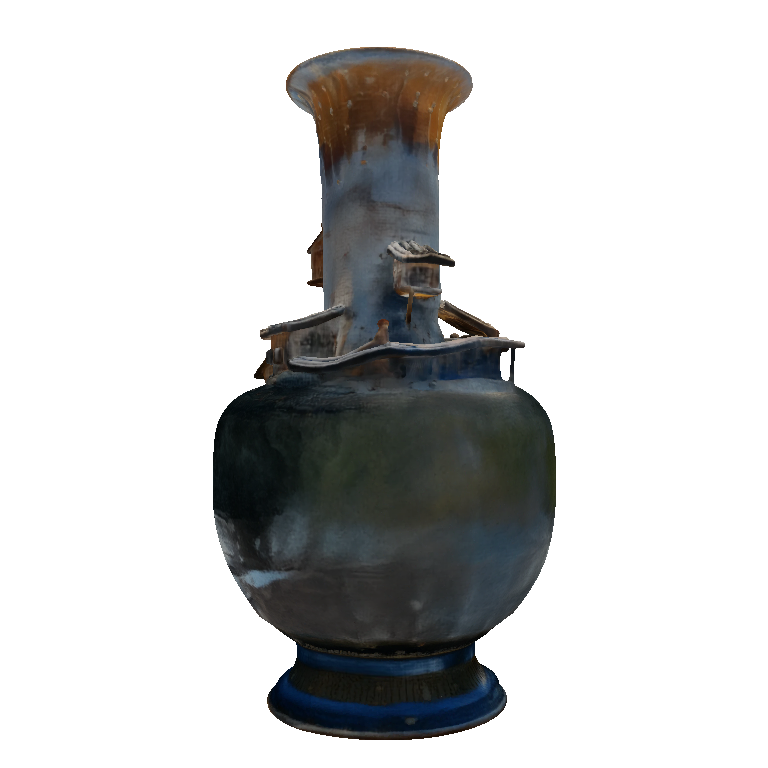
#> input picture services/3d-engine/artifacts_debug/cardinal_comparison/master_FRONT.png, 768 x 768 px
$ python create_comparison_grid.py
#> lines starting #> are read from the running program, lines starting #| are printed output that depends on the picture
import numpy as np
from pathlib import Path
from PIL import Image, ImageDraw, ImageFont

BASE_DIR = Path(__file__).resolve().parent
CARD_DIR = BASE_DIR / "artifacts_debug" / "cardinal_comparison"
OUT_PATH = CARD_DIR / "cardinal_comparison_grid.png"

models = [
    ("Master GLB (Original Pixal3D, 989k faces, 37.5MB)", "master"),
    ("Current Production Web GLB (Crushed to 200k, Pitted & Torn, 6.78MB)", "web_current_flawed"),
    ("Proposed Safe Web GLB (Preserve Border, 374k faces, Solid, 7.8MB)", "web_safe_optimized"),
]

angles = ["FRONT", "RIGHT", "BACK", "LEFT"]

tile_w, tile_h = 512, 512
header_h = 50
label_w = 40
margin = 20

total_w = tile_w * len(angles) + margin * (len(angles) + 1)
total_h = (tile_h + header_h) * len(models) + margin * (len(models) + 1)

grid = Image.new("RGB", (total_w, total_h), color=(245, 247, 250))
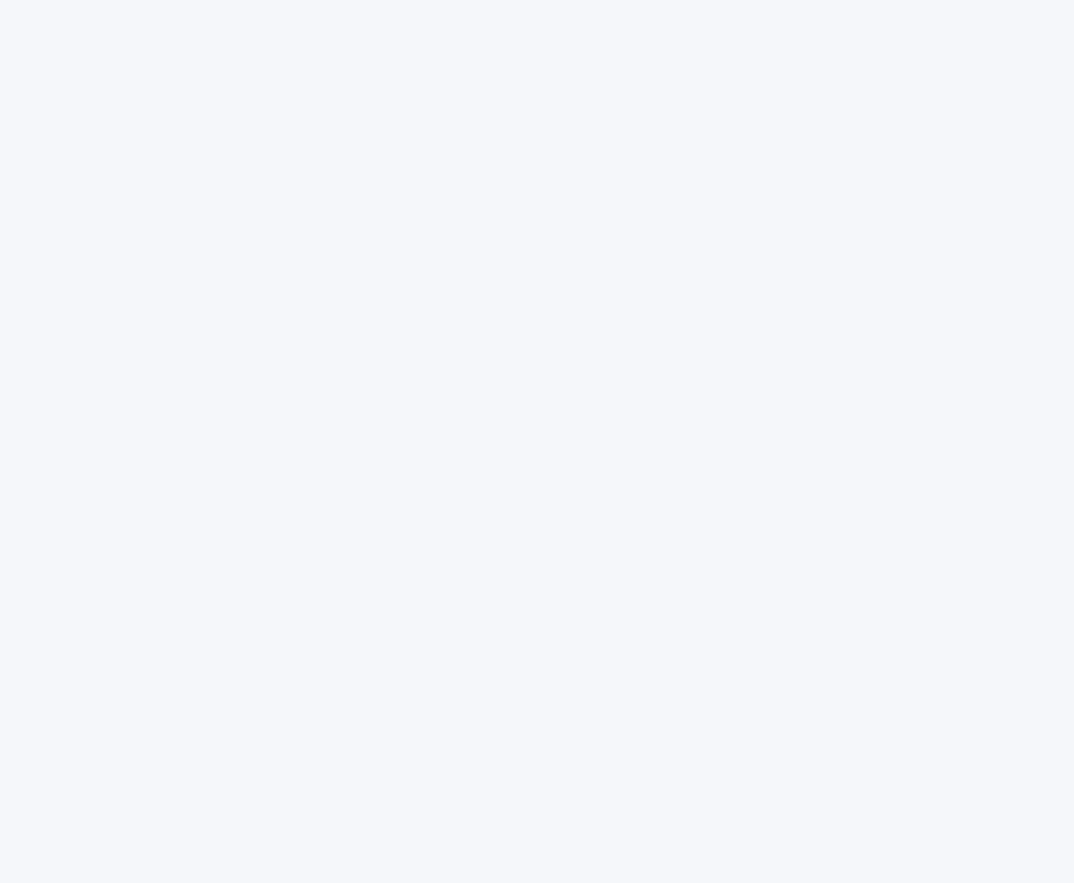
#> grid: PIL image 2148x1766 RGB (shown at 1/2 size); mean R, G, B 245, 247, 250
draw = ImageDraw.Draw(grid)

try:
    font_title = ImageFont.truetype("arial.ttf", 24)
    font_col = ImageFont.truetype("arial.ttf", 20)
except Exception:
    font_title = ImageFont.load_default()
    font_col = font_title

for row_idx, (model_label, model_key) in enumerate(models):
    row_top = margin + row_idx * (tile_h + header_h + margin)

    # Draw Row Header Box
    draw.rectangle([margin, row_top, total_w - margin, row_top + header_h - 10], fill=(30, 41, 59))
    draw.text((margin + 20, row_top + 10), model_label, fill=(255, 255, 255), font=font_title)

    for col_idx, ang in enumerate(angles):
        col_left = margin + col_idx * (tile_w + margin)
        img_top = row_top + header_h

        img_file = CARD_DIR / f"{model_key}_{ang}.png"
        if img_file.exists():
            im = Image.open(img_file).convert("RGBA")
#> im is the input picture: PIL image 768x768 RGBA; mean R, G, B, A 203, 203.6, 203.5, 254.9
            im = im.resize((tile_w, tile_h), Image.Resampling.LANCZOS)
#> im: PIL image 512x512 RGBA

            # Paste on white box with subtle border
            box = Image.new("RGBA", (tile_w, tile_h), color=(255, 255, 255, 255))
#> box: PIL image 512x512 RGBA; every value is 255
            box.paste(im, (0, 0), im)
            grid.paste(box.convert("RGB"), (col_left, img_top))
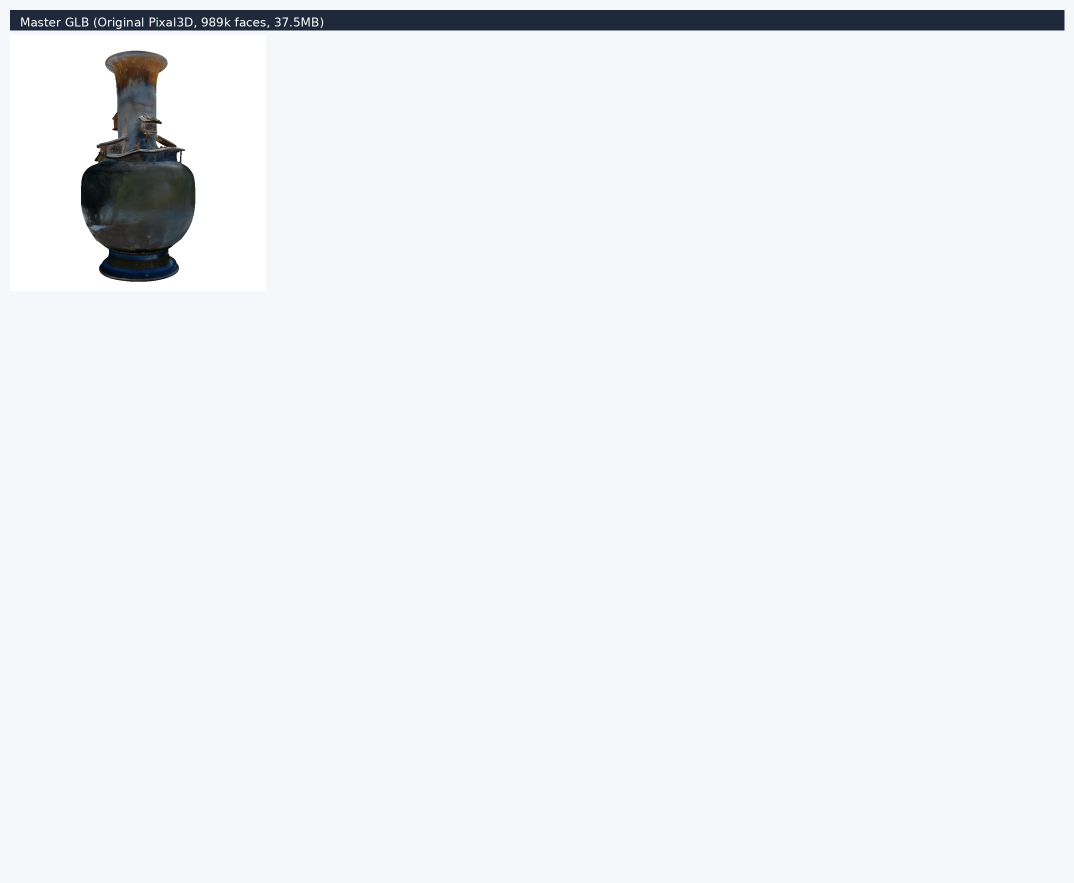
#> grid: PIL image 2148x1766 RGB (shown at 1/2 size); mean R, G, B 237.4, 239.5, 242.6
            draw.rectangle([col_left, img_top, col_left + tile_w, img_top + tile_h], outline=(203, 213, 225), width=2)

            # Badge for angle
            draw.rectangle([col_left + 15, img_top + 15, col_left + 110, img_top + 45], fill=(15, 23, 42))
            draw.text((col_left + 25, img_top + 20), ang, fill=(255, 255, 255), font=font_col)

grid.save(OUT_PATH, quality=95)
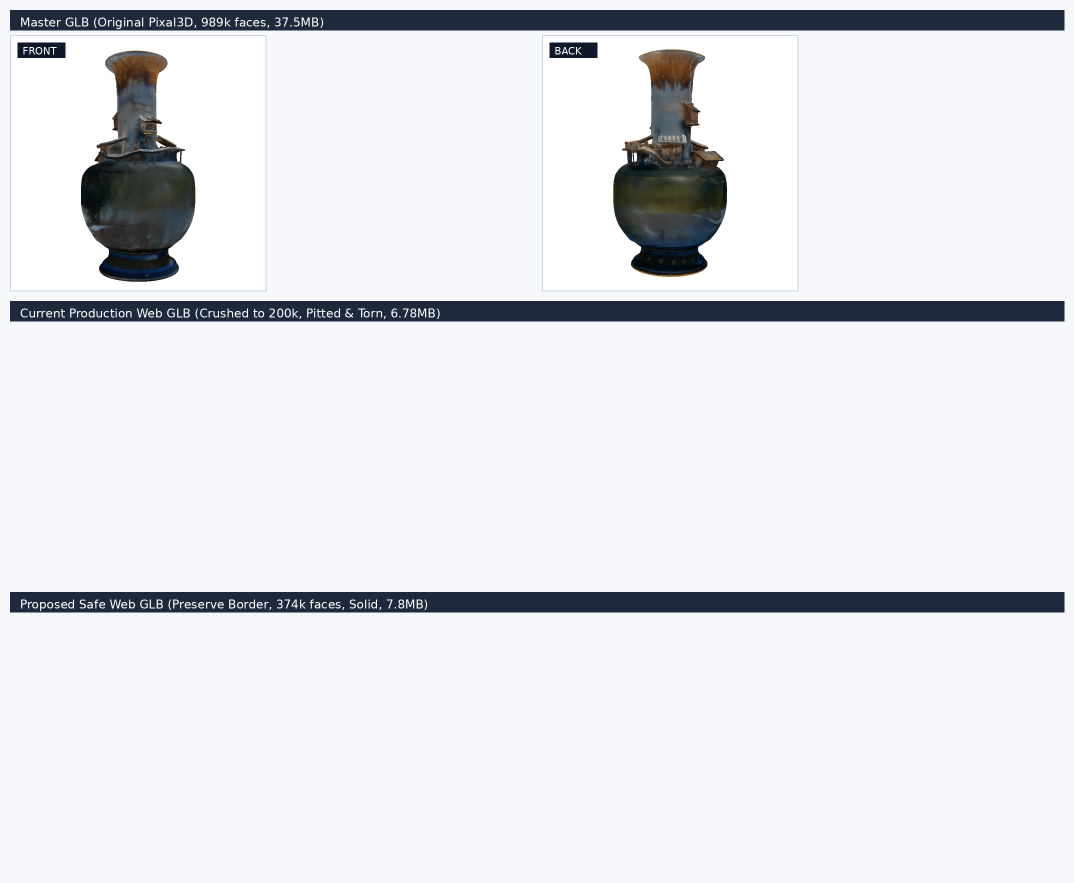
#> saved as cardinal_comparison_grid.png: PIL image 2148x1766 RGB (shown at 1/2 size); mean R, G, B 224.9, 227.3, 230.8
print(f"Comparison grid saved to: {OUT_PATH}")

# Also copy to Artifact directory so user can view directly
artifact_dir = Path("C:/Users/Admin/.gemini/antigravity-ide/brain/b2cb7f54-02e7-4d44-850f-d5d3c46998f1")
if artifact_dir.exists():
    import shutil
    shutil.copyfile(OUT_PATH, artifact_dir / "cardinal_comparison_grid.png")
    print(f"Copied to artifact dir: {artifact_dir / 'cardinal_comparison_grid.png'}")
